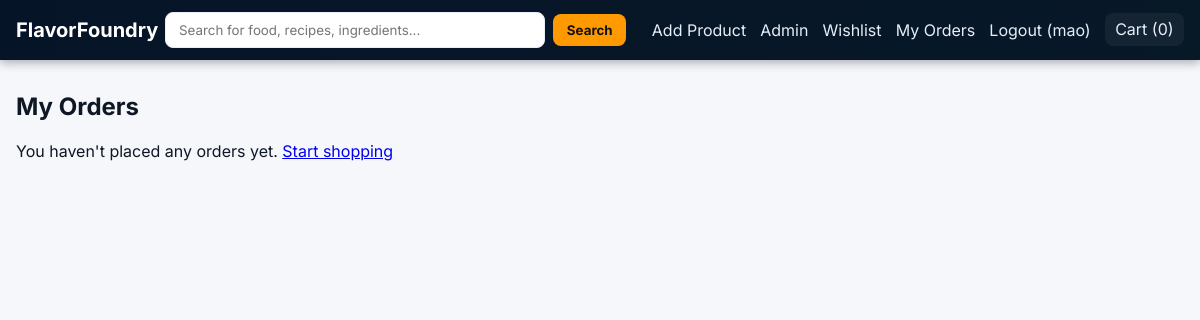
/my-orders/ (signed in), run on an earlier commit of the app's database.
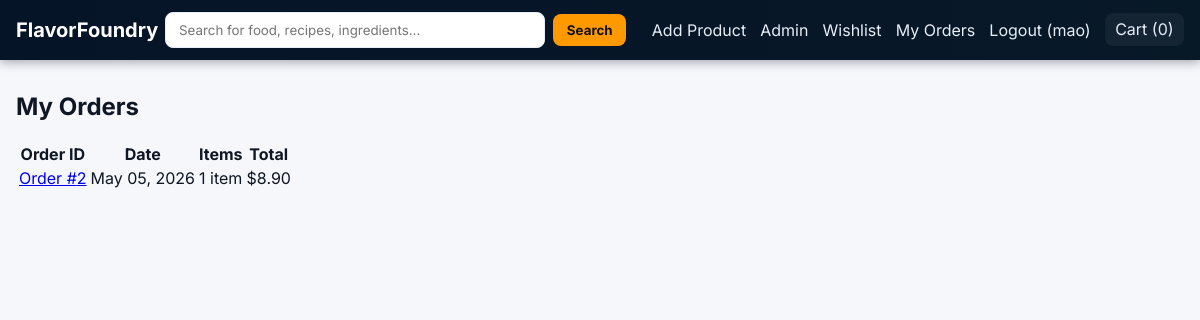
And on a later commit of the database.
### recipes/models.py (models this page shows, shortened)
class Order(models.Model):
    user = models.ForeignKey(User, on_delete=models.CASCADE, related_name='orders', null=True, blank=True)
    full_name = models.CharField(max_length=120)
    email = models.EmailField()
    shipping_address = models.CharField(max_length=250)
    city = models.CharField(max_length=100)
    postal_code = models.CharField(max_length=30)
    created_at = models.DateTimeField(auto_now_add=True)
    total_amount = models.DecimalField(max_digits=10, decimal_places=2)
    class Meta:
        ordering = ['-created_at']

### recipes/views.py (the view)
# urls.py: path('my-orders/', views.user_orders, name='user_orders'),
@login_required(login_url='login')
def user_orders(request):
    orders = request.user.orders.all()
    return render(request, 'user_orders.html', {
        'orders': orders,
        'cart_count': _cart_item_count(request),
    })

### recipes/views.py (called while the page is built)
def _get_cart(request):
    return request.session.setdefault('cart', {})

def _cart_item_count(request):
    return sum(_get_cart(request).values())

### templates/user_orders.html
{% extends 'base.html' %}
{% block content %}
<section class="user-orders">
    <h1>My Orders</h1>
    {% if orders %}
        <table>
            <thead>
                <tr>
                    <th>Order ID</th>
                    <th>Date</th>
                    <th>Items</th>
                    <th>Total</th>
                </tr>
            </thead>
            <tbody>
                {% for order in orders %}
                    <tr>
                        <td><a href="{% url 'order_confirmation' id=order.id %}">Order #{{ order.id }}</a></td>
                        <td>{{ order.created_at|date:"M d, Y" }}</td>
                        <td>{{ order.items.count }} item{{ order.items.count|pluralize }}</td>
                        <td>${{ order.total_amount }}</td>
                    </tr>
                {% endfor %}
            </tbody>
        </table>
    {% else %}
        <p>You haven't placed any orders yet. <a href="{% url 'home' %}">Start shopping</a></p>
    {% endif %}
</section>
{% endblock %}

### templates/base.html (shortened to what this page needs)
<!DOCTYPE html>
<html lang="en">
<head>
    {% load static %}
    <link rel="stylesheet" href="{% static 'style.css' %}">
</head>
<body>
    <header class="site-header">
        <div class="brand">
            <a href="{% url 'home' %}">FlavorFoundry</a>
        </div>
        <div class="header-controls">
            <form action="{% url 'home' %}" method="get" class="search-form" role="search">
                <input type="text" name="search" placeholder="Search for food, recipes, ingredients..." value="{{ request.GET.search|default:'' }}">
                <button class="button" type="submit">Search</button>
            </form>
            <div class="header-links">
                {% if user.is_staff %}
                    <a href="{% url 'add_product' %}">Add Product</a>
                    <a href="/admin/">Admin</a>
                {% endif %}
                {% if user.is_authenticated %}
                    <a href="{% url 'wishlist' %}">Wishlist</a>
                    <a href="{% url 'user_orders' %}">My Orders</a>
                    <a href="{% url 'logout' %}">Logout ({{ user.username }})</a>
                {% else %}
                    <a href="{% url 'login' %}">Login</a>
                    <a href="{% url 'register' %}">Register</a>
                {% endif %}
                <a class="cart" href="{% url 'cart_detail' %}">Cart ({{ cart_count|default:0 }})</a>
            </div>
        </div>
    </header>
    <main class="page-container">
        {% block content %}{% endblock %}
    </main>
</body>
</html>

### static/style.css (style rules this page uses)
:root { --bg:#f5f7fb; --surface:#ffffff; --text:#0f1724; --muted:#64748b; --primary:#ff9900; --cta:#0b69ff; --danger:#ef4444; --success:#10b981; --card-shadow: 0 8px 20px rgba(2,6,23,0.06); }
* { box-sizing:border-box }
html,body { height:100% }
body { margin:0;font-family:Inter,system-ui,-apple-system,Segoe UI,Roboto,Arial;background:var(--bg);color:var(--text);-webkit-font-smoothing:antialiased }
.page-container { max-width:1200px;margin:2rem auto;padding:0 1rem }
.site-header { display:flex;align-items:center;justify-content:space-between;background:linear-gradient(90deg,#061428,#071827);color:#fff;padding:.75rem 1rem;position:sticky;top:0;z-index:60;box-shadow:0 2px 10px rgba(2,6,23,0.35) }
.brand a { color:#fff;font-weight:700;font-size:1.25rem;text-decoration:none }
.header-controls { display:flex;align-items:center;gap:1rem }
.search-form { display:flex;align-items:center;gap:.5rem }
.search-form input[type=text] { width:380px;max-width:48vw;padding:.55rem .8rem;border-radius:8px;border:1px solid #e6eef8;background:var(--surface) }
.search-form button { padding:.5rem .85rem;border-radius:8px;background:var(--primary);color:#111;border:none;font-weight:700;cursor:pointer }
.header-links a { color:#e6eef8;text-decoration:none;margin-left:.6rem }
.header-links a.cart { background:rgba(255,255,255,0.05);padding:.4rem .65rem;border-radius:8px }
.button { background:var(--cta);color:#fff;padding:.6rem .9rem;border-radius:8px;border:none;cursor:pointer;font-weight:700;text-decoration:none }
input,textarea,select,button { font-family:inherit }

What changed in the data, as far as the page shows it:
added Order: id "2", created_at "May 05, 2026", items.count "1", total_amount "8.90"
Also different on the page:
text no longer shown: "You haven't placed any orders yet. Start shopping"
text now shown: "Order ID Date Items Total"
